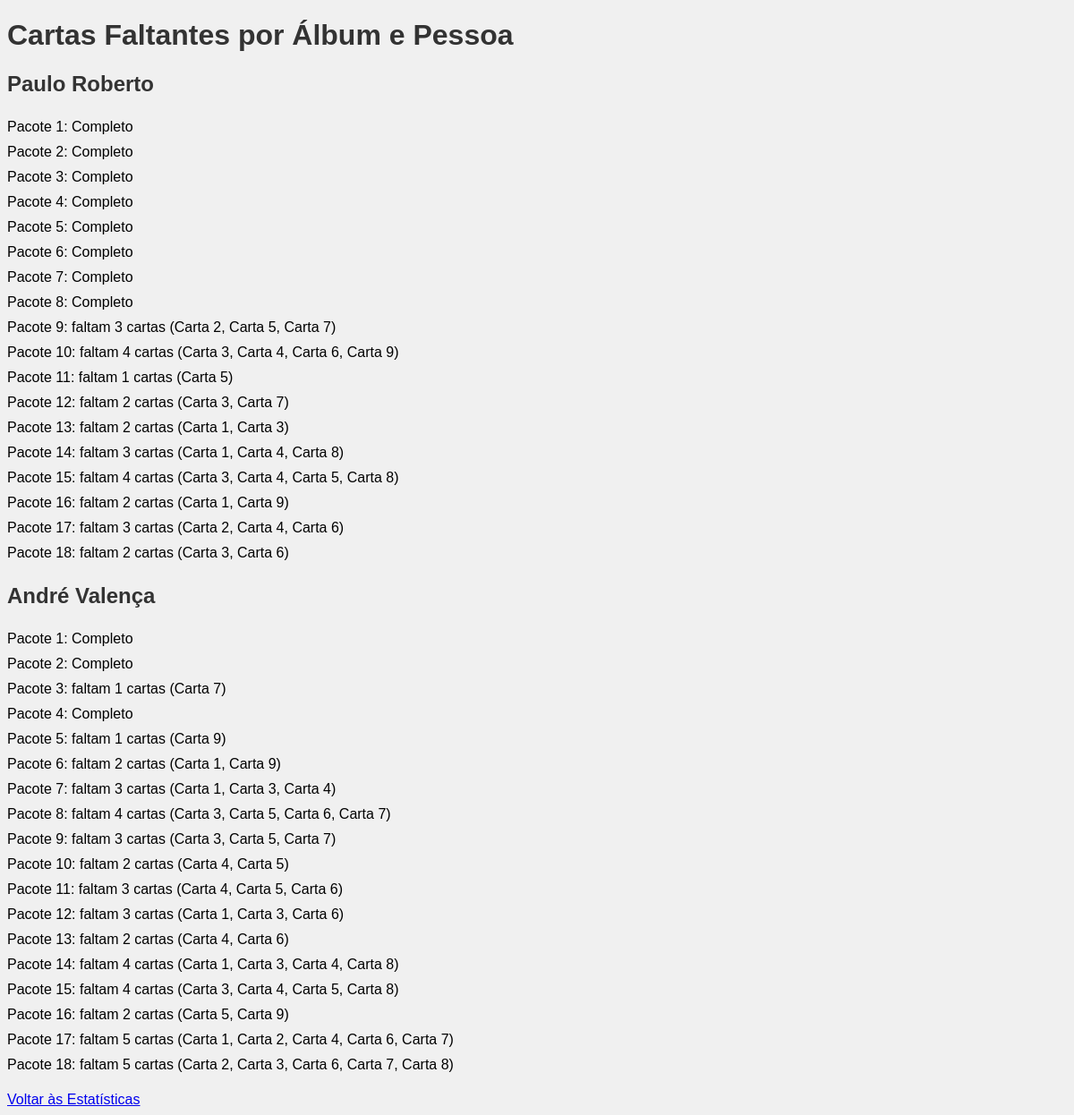
Page /missing_cards_per_album_person on the committed database.
### models.py (models this page shows)
class User(db.Model):
    id = db.Column(db.Integer, primary_key=True)
    username = db.Column(db.String(150), unique=True, nullable=False)
    web_address = db.Column(db.String(150), nullable=False)
    items = db.relationship('UserItem', backref='user', lazy=True)

class Package(db.Model):
    id = db.Column(db.Integer, primary_key=True)
    name = db.Column(db.String(100), nullable=False)
    items = db.relationship('Item', backref='package', lazy=True)

### app.py (the view)
@app.route('/missing_cards_per_album_person')
def missing_cards_per_album_person():
    users = User.query.all()
    packages = Package.query.all()
    missing_cards_data = []
    for user in users:
        user_data = {'username': user.username, 'packages': []}
        for package in packages:
            missing_cards = []
            for item in package.items:
                user_item = UserItem.query.filter_by(user_id=user.id, item_id=item.id).first()
                if not user_item or not user_item.has_card:
                    missing_cards.append(item.name)
            user_data['packages'].append({
                'package_name': package.name,
                'missing_cards': missing_cards
            })
        missing_cards_data.append(user_data)
    return render_template('missing_cards_per_album_person.html', missing_cards_data=missing_cards_data)

### templates/missing_cards_per_album_person.html (shortened to what this page needs)
<!DOCTYPE html>
<html lang="en">
<head>
    <link rel="stylesheet" href="{{ url_for('static', filename='styles.css') }}">
</head>
<body>
    <h1>Cartas Faltantes por Álbum e Pessoa</h1>
    {% for user in missing_cards_data %}
        <h2>{{ user.username }}</h2>
        <ul>
            {% for package in user.packages %}
                <li>{{ package.package_name }}: {% if package.missing_cards %}faltam {{ package.missing_cards | length }} cartas ({{ package.missing_cards | join(', ') }}){% else %}Completo{% endif %}</li>
            {% endfor %}
        </ul>
    {% endfor %}
    <a href="{{ url_for('statistics') }}">Voltar às Estatísticas</a>
</body>
</html>

### static/styles.css (style rules this page uses)
body { font-family: Arial, sans-serif; background-color: #f0f0f0; }
h1, h2, h3 { color: #333; text-align: left; }
ul { list-style-type: none; padding: 0; }
li { padding: 5px 0; }

### rows in the picture
User: username "Paulo Roberto"
Package: package_name "Pacote 1", shows "Completo"
Package: package_name "Pacote 2", shows "Completo"
Package: package_name "Pacote 3", shows "Completo", missing_cards|length "1", missing_cards "Carta 7"
Package: package_name "Pacote 4", shows "Completo"
Package: package_name "Pacote 5", shows "Completo", missing_cards|length "1", missing_cards "Carta 9"
Package: package_name "Pacote 6", shows "Completo", missing_cards|length "2", missing_cards "Carta 1, Carta 9"
Package: package_name "Pacote 7", shows "Completo", missing_cards|length "3", missing_cards "Carta 1, Carta 3, Carta 4"
Package: package_name "Pacote 8", shows "Completo", missing_cards|length "4", missing_cards "Carta 3, Carta 5, Carta 6, Carta 7"
Package: package_name "Pacote 9", missing_cards|length "3", missing_cards "Carta 2, Carta 5, Carta 7", missing_cards "Carta 3, Carta 5, Carta 7"
Package: package_name "Pacote 10", missing_cards|length "4", missing_cards "Carta 3, Carta 4, Carta 6, Carta 9", missing_cards|length "2", missing_cards "Carta 4, Carta 5"
Package: package_name "Pacote 11", missing_cards|length "1", missing_cards "Carta 5", missing_cards|length "3", missing_cards "Carta 4, Carta 5, Carta 6"
Package: package_name "Pacote 12", missing_cards|length "2", missing_cards "Carta 3, Carta 7", missing_cards|length "3", missing_cards "Carta 1, Carta 3, Carta 6"
Package: package_name "Pacote 13", missing_cards|length "2", missing_cards "Carta 1, Carta 3", missing_cards "Carta 4, Carta 6"
Package: package_name "Pacote 14", missing_cards|length "3", missing_cards "Carta 1, Carta 4, Carta 8", missing_cards|length "4", missing_cards "Carta 1, Carta 3, Carta 4, Carta 8"
Package: package_name "Pacote 15", missing_cards|length "4", missing_cards "Carta 3, Carta 4, Carta 5, Carta 8"
Package: package_name "Pacote 16", missing_cards|length "2", missing_cards "Carta 1, Carta 9", missing_cards "Carta 5, Carta 9"
Package: package_name "Pacote 17", missing_cards|length "3", missing_cards "Carta 2, Carta 4, Carta 6", missing_cards|length "5", missing_cards "Carta 1, Carta 2, Carta 4, Carta 6, Carta 7"
Package: package_name "Pacote 18", missing_cards|length "2", missing_cards "Carta 3, Carta 6", missing_cards|length "5", missing_cards "Carta 2, Carta 3, Carta 6, Carta 7, Carta 8"
User: username "André Valença"
